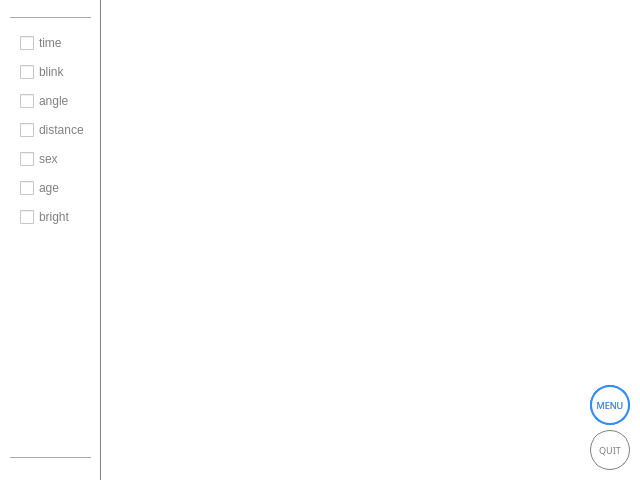
<?xml version="1.0" encoding="UTF-8"?>
<ui version="4.0">
 <class>Dialog</class>
 <widget class="QDialog" name="Dialog">
  <property name="geometry">
   <rect>
    <x>0</x>
    <y>0</y>
    <width>640</width>
    <height>480</height>
   </rect>
  </property>
  <property name="windowTitle">
   <string>Dialog</string>
  </property>
  <property name="styleSheet">
   <string notr="true">background-color: rgb(255, 255, 255);</string>
  </property>
  <widget class="QWidget" name="widget_menu" native="true">
   <property name="geometry">
    <rect>
     <x>0</x>
     <y>0</y>
     <width>101</width>
     <height>480</height>
    </rect>
   </property>
   <property name="styleSheet">
    <string notr="true">#widget_menu{
background-color: rgb(255, 255, 255);
border-right:1px solid  #808080;

}</string>
   </property>
   <widget class="Line" name="line">
    <property name="geometry">
     <rect>
      <x>10</x>
      <y>10</y>
      <width>81</width>
      <height>16</height>
     </rect>
    </property>
    <property name="orientation">
     <enum>Qt::Horizontal</enum>
    </property>
   </widget>
   <widget class="Line" name="line_2">
    <property name="geometry">
     <rect>
      <x>10</x>
      <y>450</y>
      <width>81</width>
      <height>16</height>
     </rect>
    </property>
    <property name="styleSheet">
     <string notr="true">gridline-color: rgb(85, 255, 255);</string>
    </property>
    <property name="orientation">
     <enum>Qt::Horizontal</enum>
    </property>
   </widget>
   <widget class="QWidget" name="layoutWidget">
    <property name="geometry">
     <rect>
      <x>20</x>
      <y>30</y>
      <width>71</width>
      <height>201</height>
     </rect>
    </property>
    <layout class="QVBoxLayout" name="verticalLayout">
     <item>
      <widget class="QCheckBox" name="checkBox_time">
       <property name="font">
        <font>
         <pointsize>9</pointsize>
        </font>
       </property>
       <property name="styleSheet">
        <string notr="true">#checkBox_time
{color: #808080;
background-color:#ffffff;}

#checkBox_time:hover
{color: #2f8dff;
background-color:#ffffff;}</string>
       </property>
       <property name="text">
        <string>time</string>
       </property>
      </widget>
     </item>
     <item>
      <widget class="QCheckBox" name="checkBox_blink">
       <property name="font">
        <font>
         <pointsize>9</pointsize>
        </font>
       </property>
       <property name="styleSheet">
        <string notr="true">#checkBox_blink
{color: #808080;
background-color:#ffffff;}

#checkBox_blink:hover
{color: #2f8dff;
background-color:#ffffff;}</string>
       </property>
       <property name="text">
        <string>blink</string>
       </property>
      </widget>
     </item>
     <item>
      <widget class="QCheckBox" name="checkBox_angle">
       <property name="font">
        <font>
         <pointsize>9</pointsize>
        </font>
       </property>
       <property name="styleSheet">
        <string notr="true">#checkBox_angle
{color: #808080;
background-color:#ffffff;}

#checkBox_angle:hover
{color: #2f8dff;
background-color:#ffffff;}</string>
       </property>
       <property name="text">
        <string>angle</string>
       </property>
      </widget>
     </item>
     <item>
      <widget class="QCheckBox" name="checkBox_distance">
       <property name="font">
        <font>
         <pointsize>9</pointsize>
        </font>
       </property>
       <property name="styleSheet">
        <string notr="true">#checkBox_distance
{color: #808080;
background-color:#ffffff;}

#checkBox_distance:hover
{color: #2f8dff;
background-color:#ffffff;}</string>
       </property>
       <property name="text">
        <string>distance</string>
       </property>
      </widget>
     </item>
     <item>
      <widget class="QCheckBox" name="checkBox_sex">
       <property name="font">
        <font>
         <pointsize>9</pointsize>
        </font>
       </property>
       <property name="styleSheet">
        <string notr="true">#checkBox_sex
{color: #808080;
background-color:#ffffff;}

#checkBox_sex:hover
{color: #2f8dff;
background-color:#ffffff;}</string>
       </property>
       <property name="text">
        <string>sex</string>
       </property>
      </widget>
     </item>
     <item>
      <widget class="QCheckBox" name="checkBox_age">
       <property name="font">
        <font>
         <pointsize>9</pointsize>
        </font>
       </property>
       <property name="styleSheet">
        <string notr="true">#checkBox_age
{color: #808080;
background-color:#ffffff;}

#checkBox_age:hover
{color: #2f8dff;
background-color:#ffffff;}</string>
       </property>
       <property name="text">
        <string>age</string>
       </property>
      </widget>
     </item>
     <item>
      <widget class="QCheckBox" name="checkBox_bright">
       <property name="font">
        <font>
         <pointsize>9</pointsize>
        </font>
       </property>
       <property name="styleSheet">
        <string notr="true">#checkBox_bright
{color: #808080;
background-color:#ffffff;}

#checkBox_bright:hover
{color: #2f8dff;
background-color:#ffffff;}</string>
       </property>
       <property name="text">
        <string>bright</string>
       </property>
      </widget>
     </item>
    </layout>
   </widget>
  </widget>
  <widget class="QPushButton" name="pushButton_menu">
   <property name="geometry">
    <rect>
     <x>590</x>
     <y>385</y>
     <width>40</width>
     <height>40</height>
    </rect>
   </property>
   <property name="font">
    <font>
     <family>Prompt Medium</family>
     <pointsize>7</pointsize>
    </font>
   </property>
   <property name="styleSheet">
    <string notr="true">#pushButton_menu{
color: #808080;
background-color: transparent;
border-radius: 20px;
border:1px solid  #808080;
}

#pushButton_menu:hover{
color: #2f8dff;
border:2px solid  #2f8dff;
}
</string>
   </property>
   <property name="text">
    <string>MENU</string>
   </property>
  </widget>
  <widget class="QLabel" name="label_image">
   <property name="geometry">
    <rect>
     <x>0</x>
     <y>0</y>
     <width>640</width>
     <height>480</height>
    </rect>
   </property>
   <property name="text">
    <string/>
   </property>
  </widget>
  <widget class="QPushButton" name="pushButton_close">
   <property name="geometry">
    <rect>
     <x>590</x>
     <y>430</y>
     <width>40</width>
     <height>40</height>
    </rect>
   </property>
   <property name="font">
    <font>
     <family>Prompt Medium</family>
     <pointsize>7</pointsize>
    </font>
   </property>
   <property name="styleSheet">
    <string notr="true">#pushButton_close{
color: #808080;
background-color: transparent;
border-radius: 20px;
border:1px solid  #808080;
}

#pushButton_close:hover{
color: #2f8dff;
border:2px solid  #2f8dff;
}
</string>
   </property>
   <property name="text">
    <string>QUIT</string>
   </property>
  </widget>
  <widget class="QPushButton" name="pushButton_menu_2">
   <property name="geometry">
    <rect>
     <x>590</x>
     <y>385</y>
     <width>40</width>
     <height>40</height>
    </rect>
   </property>
   <property name="font">
    <font>
     <family>Prompt Medium</family>
     <pointsize>7</pointsize>
    </font>
   </property>
   <property name="styleSheet">
    <string notr="true">#pushButton_menu_2{
color: #2f8dff;
background-color: transparent;
border-radius: 20px;
border:2px solid  #2f8dff;
}


</string>
   </property>
   <property name="text">
    <string>MENU</string>
   </property>
  </widget>
  <zorder>label_image</zorder>
  <zorder>widget_menu</zorder>
  <zorder>pushButton_menu</zorder>
  <zorder>pushButton_close</zorder>
  <zorder>pushButton_menu_2</zorder>
 </widget>
 <resources/>
 <connections/>
</ui>
